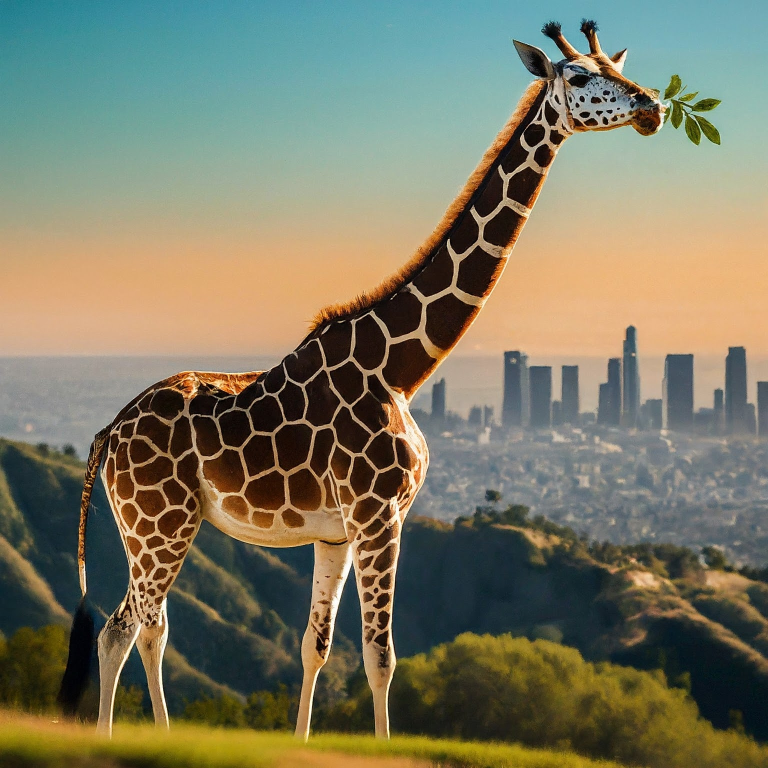
#> input picture Giraffe.jpeg, 1536 x 1536 px (shown at 1/2 size)
$ python compressingimage.py
#> lines starting #> are read from the running program, lines starting #| are printed output that depends on the picture
import numpy as np
import matplotlib.pyplot as plt
from PIL import Image
from sklearn.decomposition import TruncatedSVD
import os

# Step 1: Load the image
image_path = 'Giraffe.jpeg'  # Replace with your image path
image = Image.open(image_path).convert('L')  # Convert image to grayscale
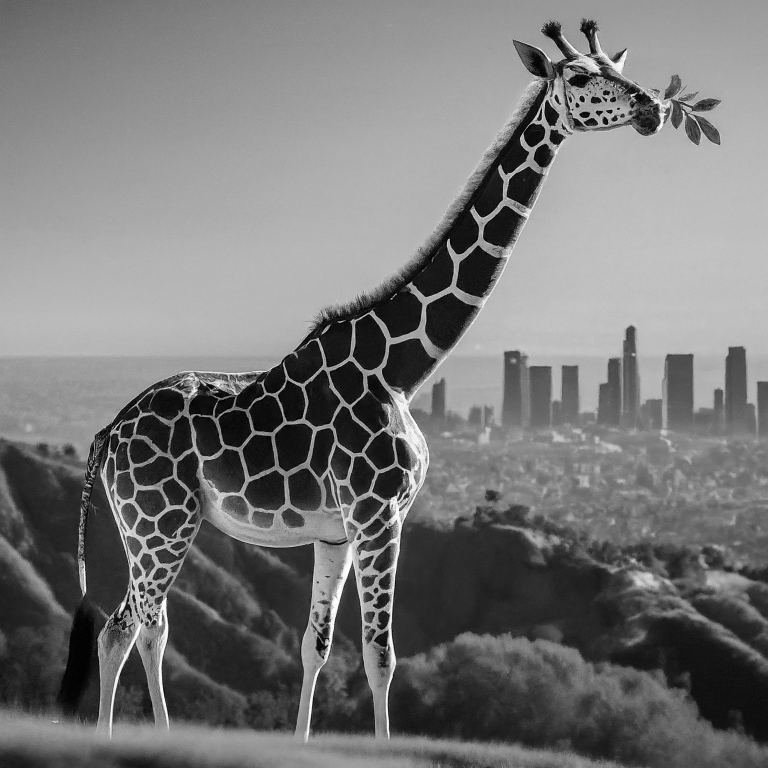
#> image: PIL image 1536x1536 L (shown at 1/2 size); min 0, max 255, mean 118.8
image_array = np.array(image)

# Step 2: Display the original image
plt.imshow(image_array, cmap='gray')
plt.title("Original Image")
plt.axis('off')
plt.show()

# Step 3: Reshape the image to 2D array
m, n = image_array.shape
#> m = 1536; n = 1536
image_reshaped = image_array.reshape(m, n)

# Step 4: Apply SVD for Image Compression
k = 10  # Number of singular values to keep
svd = TruncatedSVD(n_components=k)
U = svd.fit_transform(image_reshaped)
Sigma = svd.singular_values_
VT = svd.components_

# Reconstruct the compressed image
compressed_image = np.dot(U, VT)
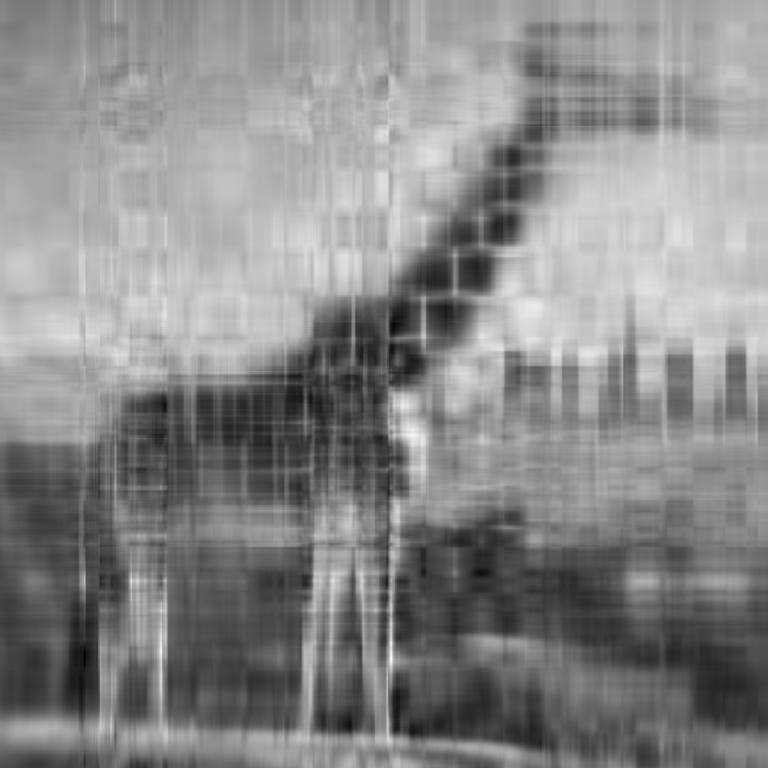
#> compressed_image: shape (1536, 1536) float64 (shown at 1/2 size); min -30.19, max 248.4, mean 118.8; drawn with min black and max white

# Step 5: Display the compressed image
plt.imshow(compressed_image, cmap='gray')
plt.title(f"Compressed Image with k={k}")
plt.axis('off')
plt.show()

# Step 6: Calculate compression statistics
# Original data size
original_data_points = m * n
#> original_data_points = 2359296
# Compressed data size
compressed_data_points = U.size + Sigma.size + VT.size
#> compressed_data_points = 30730

# Compression ratio
compression_ratio = original_data_points / compressed_data_points
#> compression_ratio = 76.78

# Step 7: Compare file sizes
original_size = os.path.getsize(image_path)  # Size of original image file in bytes
compressed_image_pil = Image.fromarray(compressed_image.astype(np.uint8))
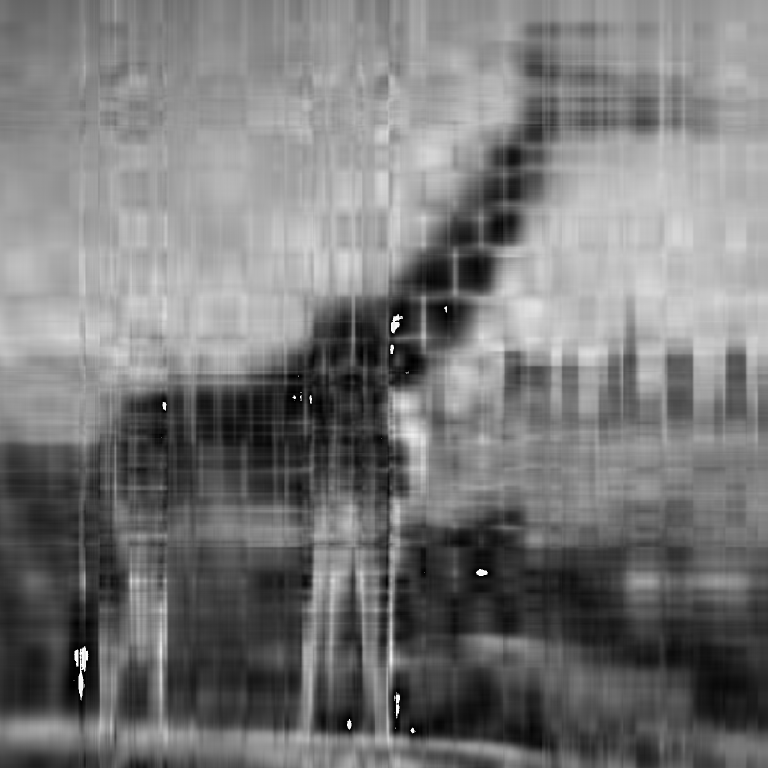
#> compressed_image_pil: PIL image 1536x1536 L (shown at 1/2 size); min 0, max 255, mean 118.6
compressed_image_path = 'compressed_image_k10.jpg'
compressed_image_pil.save(compressed_image_path)
compressed_size = os.path.getsize(compressed_image_path)  # Size of compressed image file in bytes

# Step 8: Print out the statistics
print(f"Original Image Size: {original_size / 1024:.2f} KB")
print(f"Compressed Image Size with k={k}: {compressed_size / 1024:.2f} KB")
print(f"Original Data Points: {original_data_points}")
#| Original Data Points: 2359296
print(f"Compressed Data Points: {compressed_data_points}")
#| Compressed Data Points: 30730
print(f"Compression Ratio: {compression_ratio:.2f}")
#| Compression Ratio: 76.78
print(f"Original Dimensions: {m} x {n}")
#| Original Dimensions: 1536 x 1536
print(f"Reconstructed Dimensions: {compressed_image.shape[0]} x {compressed_image.shape[1]}")
#| Reconstructed Dimensions: 1536 x 1536

# Step 9: Plot the Singular Values
plt.plot(Sigma, 'bo-', label="Singular Values")
plt.title("Singular Values of the Image")
plt.xlabel("Index")
plt.ylabel("Singular Value")
plt.legend()
plt.show()
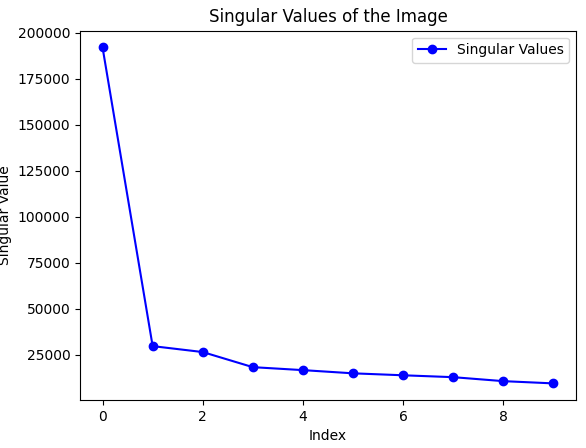
#> figure drawn by matplotlib, 1 panel; curve peaks at x = 0, y = 191973.3
